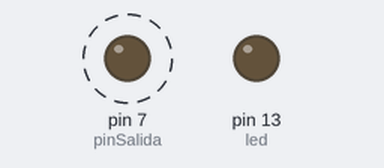
The sketch below on a simulated Arduino Uno, built with avr-gcc and run on an emulated ATmega328P. Parts: output pins drawn as LEDs (lit = HIGH). Dashed ring = blinking.

Above: at 0.5 s.
Timing chart, 0 to 4.6 s (numbered marks = the images above):
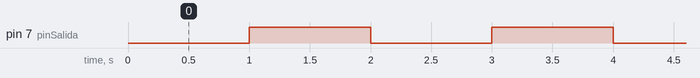

The sketch:

Parte3.ino
```cpp
const int led = LED_BUILTIN;
const int pinSalida = 7;
const int pinLectura = 0;
const long intervaloTiempo = 1000;
volatile byte state = LOW;

int estadoPin = LOW;
unsigned long tiempoPrevio = 0;
unsigned long tiempoActual = 0;

void setup() {
  Serial.begin(9600);
  pinMode(led, OUTPUT);
  pinMode(pinSalida, OUTPUT);
  pinMode(pinLectura, INPUT_PULLUP);
  attachInterrupt(digitalPinToInterrupt(pinLectura), escribeLed, CHANGE);
}

void loop() {
  tiempoActual = millis();
  procesaTiempos();
  digitalWrite(led, state);
}

void procesaTiempos(){
  if (tiempoActual - tiempoPrevio >= intervaloTiempo) {
    tiempoPrevio = tiempoActual;
    cambiaEstado();
    escribePin();
  }
}

void cambiaEstado(){
  if (estadoPin == LOW) {
      estadoPin = HIGH;
    } else {
      estadoPin = LOW;
    }
}

void escribePin(){
  digitalWrite(pinSalida, estadoPin);
}

void escribeLed(){
  state = !state;

}
```

Measured:
- by itself, pin 7 (pinSalida): alternates HIGH for 1.0 s and LOW for 1.0 s
